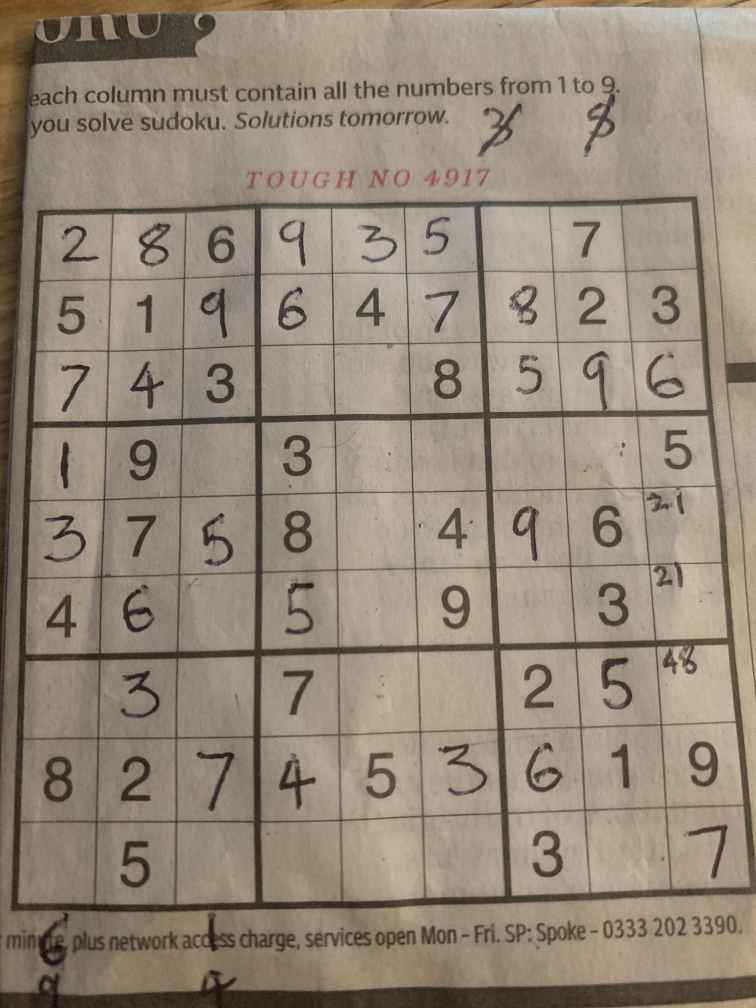
#> input picture Tests/written.jpg, 3024 x 4032 px, found by its file name (shown at 1/4 size)
$ python Phase-1.py
#> lines starting #> are read from the running program, lines starting #| are printed output that depends on the picture; after the words box and inside, x2 and y2 are one past the last pixel; in counts of white or black regions, pixels touching at a corner belong together
import cv2
import numpy as np
import matplotlib.pyplot as plt
import urllib.request

# Input: corners of grid
# Output: list of ordered corners
# function to sort the detected corners of the grid in the correct order
def reorder_corners(points):
    points = points.reshape((4, 2))
    new_points = np.zeros((4, 1, 2), dtype=np.int32)
    add = points.sum(1)
    new_points[0] = points[np.argmin(add)]
    new_points[2] = points[np.argmax(add)] # 2
    diff = np.diff(points, axis=1)
    new_points[3] = points[np.argmin(diff)] # 3
    new_points[1] = points[np.argmax(diff)] # 1
    return new_points


# Step 1: Input the image
# in case of url
# req = urllib.request.urlopen('https://live.staticflickr.com/8027/6978422072_33ac92fe1a_b.jpg')
# arr = np.asarray(bytearray(req.read()), dtype=np.uint8)
# original_image = cv2.imdecode(arr, -1)  # 'Load it as it is'

original_image = cv2.imread('written.jpg')
#> original_image is the input picture: shape (4032, 3024, 3); mean B, G, R 120.6, 136.6, 147.6

# Step 2: Convert to grayscale
gray_image = cv2.cvtColor(original_image, cv2.COLOR_BGR2GRAY)
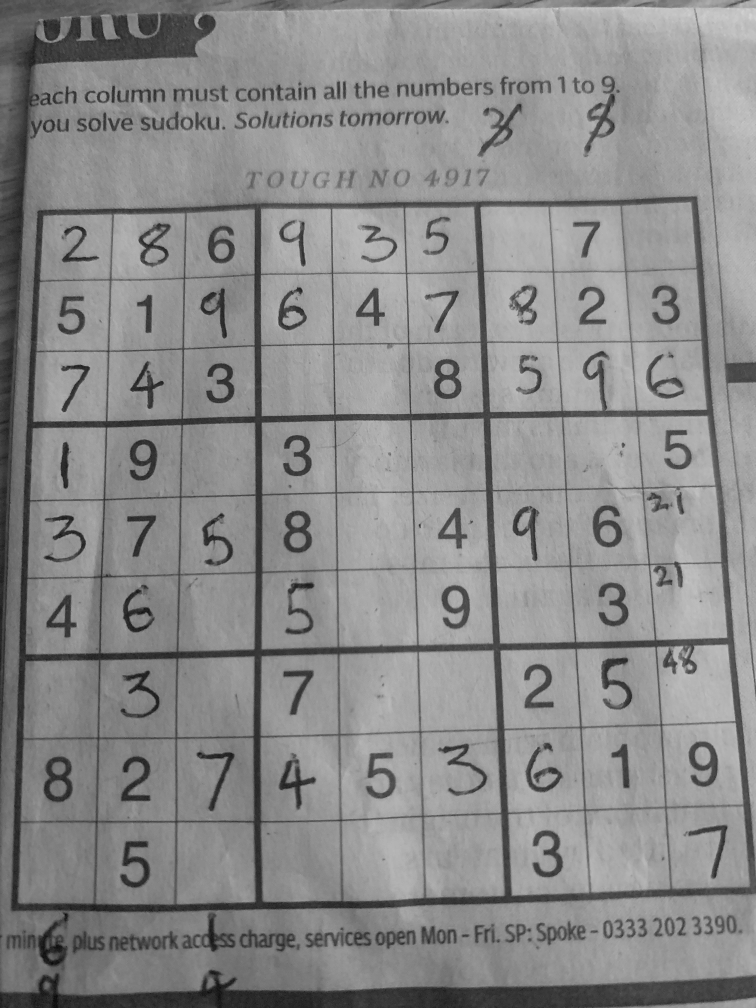
#> gray_image: shape (4032, 3024) (shown at 1/4 size); min 1, max 223, mean 138.1
# Apply gaussian blur to get rid of the noise
blurred_image = cv2.GaussianBlur(gray_image, (5, 5), 0)


# Step 3: Thresholding step
# Apply adaptive threshold
binary_image = cv2.adaptiveThreshold(
    blurred_image, 255, cv2.ADAPTIVE_THRESH_MEAN_C, cv2.THRESH_BINARY_INV, 11, 2
)
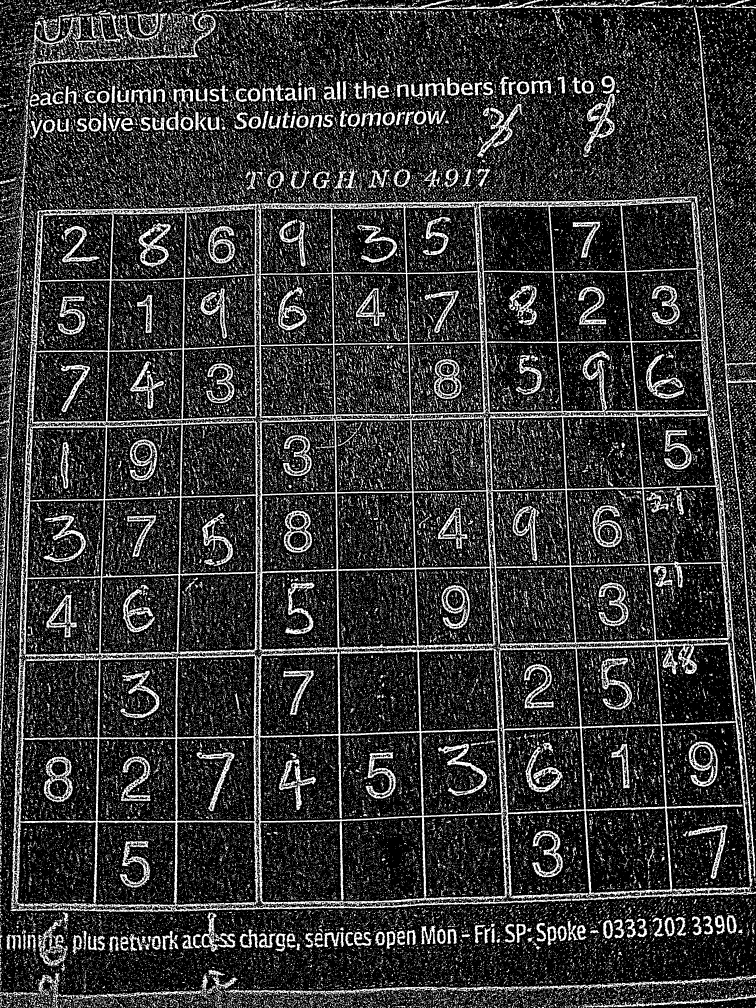
#> binary_image: shape (4032, 3024) (shown at 1/4 size); 20.5% white; 116284 white regions (98105 under 20 px)

# Edge detection was needed as a step to this phase (Edge detection done using Canny on the binary image)
# The Following Code Enhancement was needed:
    ## Edited the findContours function to work on threshold result directly and not on the canny result
    ## All Test cases that failed in the previous code are now a success
    ## Note that findContours function takes the output of threshold or canny edge detection not both.
    ## See Documentation: https://docs.opencv.org/3.4/d4/d73/tutorial_py_contours_begin.html
        #### edges = cv2.Canny(binary_image, 50, 150, apertureSize=3)


# Step 4: Find contours
contours, _ = cv2.findContours(binary_image, cv2.RETR_EXTERNAL, cv2.CHAIN_APPROX_SIMPLE)
#> contours = 40357 contours, 35837 with area under 20; largest, box (x1, y1, x2, y2) and area: (41, 785, 3024, 3651) 7678816, (2775, 28, 3024, 2790) 16836, (0, 552, 111, 3101) 12242, (2337, 375, 2460, 613) 10068, (1933, 3900, 3024, 3975) 9086

# Filter out smaller contours (potential noise)
filtered_contours = [cnt for cnt in contours if cv2.contourArea(cnt) > 1000]
#> filtered_contours = 119 contours; largest, box (x1, y1, x2, y2) and area: (41, 785, 3024, 3651) 7678816, (2775, 28, 3024, 2790) 16836, (0, 552, 111, 3101) 12242, (2337, 375, 2460, 613) 10068, (1933, 3900, 3024, 3975) 9086

# Find the largest contour (presumably the Sudoku grid)
if filtered_contours:
    largest_contour = max(filtered_contours, key=cv2.contourArea)
#> largest_contour = contour of 11963 points, box (x1, y1, x2, y2) (41, 785, 3024, 3651), area 7678816

    # Step 5: Get corners of the largest contour
    epsilon = 0.02 * cv2.arcLength(largest_contour, True)
#> epsilon = 528.8
    corners = cv2.approxPolyDP(largest_contour, epsilon, True)
#> corners = [[2788, 785], [147, 846], [41, 3642], [3023, 3573]]

    # Sort the corners to make sure they are in the correct order for all images
    corners = reorder_corners(corners)
#> in reorder_corners, `points = points.reshape((4, 2))`: points has the same summary as corners outside reorder_corners
#> in reorder_corners, `add = points.sum(1)`: add = [3573, 993, 3683, 6596]
#> in reorder_corners, `diff = np.diff(points, axis=1)`: diff = [-2003, 699, 3601, 550]
#> corners = [[147, 846], [41, 3642], [3023, 3573], [2788, 785]]

    # Step 6: Perform a perspective transform
    pts1 = np.float32(corners)
#> pts1 has the same summary as corners
    pts2 = np.float32([[0, 0], [0, 450], [450, 450], [450, 0]])
    matrix = cv2.getPerspectiveTransform(pts1, pts2)
#> matrix = [[0.178, 0.00673, -31.79], [0.00437, 0.189, -160.8], [1.1e-06, 4.81e-05, 1]]
    result_image = cv2.warpPerspective(original_image, matrix, (450, 450))
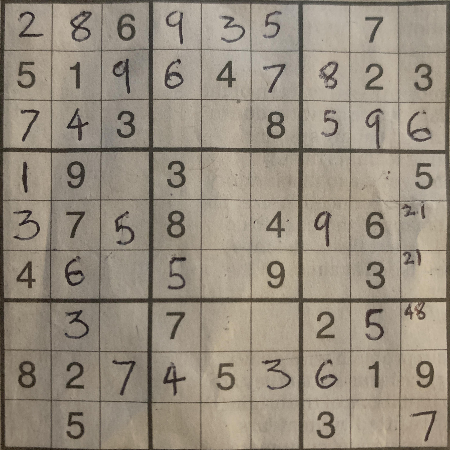
#> result_image: shape (450, 450, 3); mean B, G, R 126.4, 141.1, 151.1

    # Step 7: Separate the number tiles
    cell_size = result_image.shape[0] // 9
#> cell_size = 50
    cell_border_size = 2

    # Create an array to store the combined cells image
    combined_cells_image = np.ones((450 + 8 * cell_border_size, 450 + 8 * cell_border_size, 3), dtype=np.uint8) * 255

    for row in range(9):
        for col in range(9):
            cell_content = result_image[row * cell_size:(row + 1) * cell_size, col * cell_size:(col + 1) * cell_size].copy()
            cell_content[-cell_border_size:, :] = 255
            cell_content[:, -cell_border_size:] = 255

            y_offset = row * (cell_size + cell_border_size)
            x_offset = col * (cell_size + cell_border_size)

            cell_content = cv2.resize(cell_content, (450 // 9, 450 // 9))

            combined_cells_image[y_offset:y_offset + 450 // 9, x_offset:x_offset + 450 // 9] = cell_content
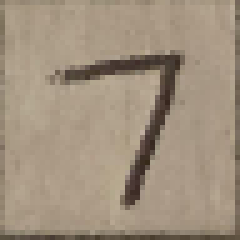
#> cell_content: shape (50, 50, 3) (shown 5 times larger); mean B, G, R 136.3, 153.9, 168.3
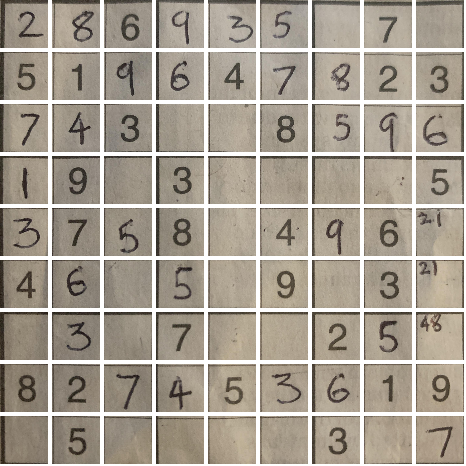
#> combined_cells_image: shape (466, 466, 3); mean B, G, R 145.8, 158.5, 167.2


    plt.figure(figsize=(15, 10))

    plt.subplot(3, 4, 1), plt.imshow(cv2.cvtColor(original_image, cv2.COLOR_BGR2RGB)), plt.title('Original Image')
    plt.subplot(3, 4, 2), plt.imshow(binary_image, cmap='gray'), plt.title('Binary Image')
    plt.subplot(3, 4, 3), plt.imshow(cv2.drawContours(original_image.copy(), contours, -1, (0, 255, 0), 2)), plt.title('Detected Contours')
    plt.subplot(3, 4, 4), plt.imshow(cv2.drawContours(original_image.copy(), [largest_contour], -1, (0, 255, 0), 2)), plt.title('Sudoku Grid')
    plt.subplot(3, 4, 5), plt.imshow(cv2.drawContours(original_image.copy(), [corners], -1, (0, 255, 0), 2)), plt.title('Detected Corners')
    plt.subplot(3, 4, 6), plt.imshow(result_image), plt.title('Perspective Transform')

    plt.subplot(3, 4, 7), plt.imshow(combined_cells_image, cmap = 'gray'), plt.title('Combined Cells')
    plt.axis('off')

    plt.show()
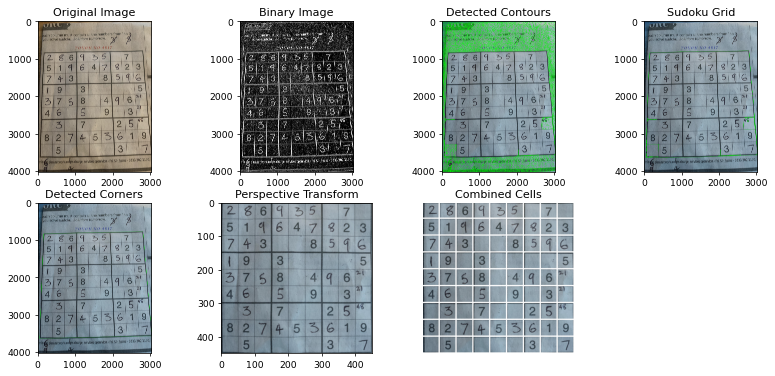
#> figure drawn by matplotlib, 7 panels; B, G, R data is drawn as R, G, B
else:
    print("No Sudoku grid detected.")
